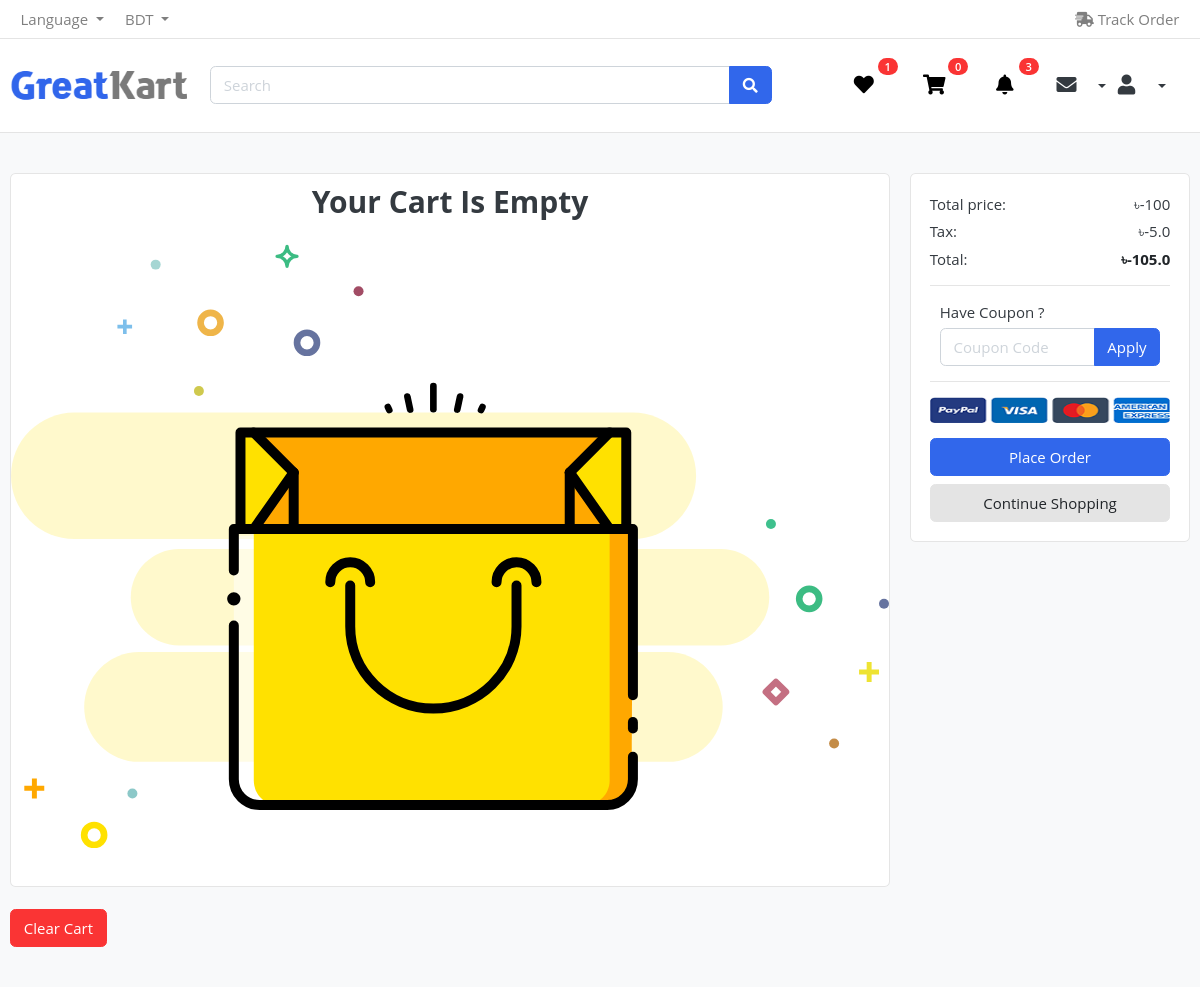
The app's page /cart/view/ (signed in), older data.
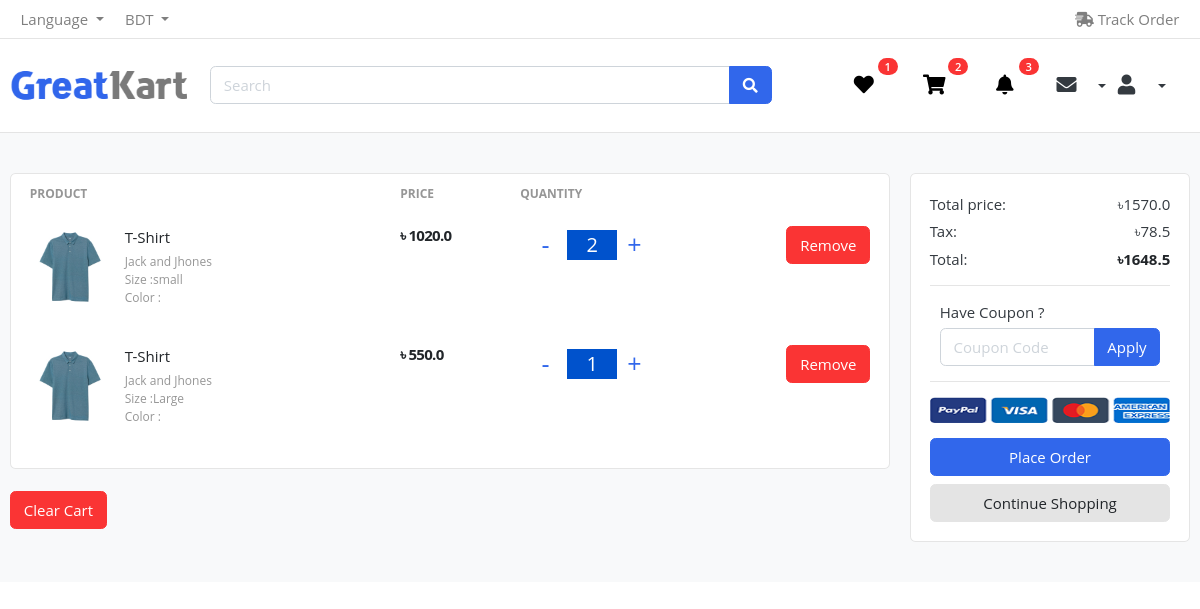
The same page, newer data.
### user_auth/models/user.py (models this page shows, shortened)
class User(AbstractBaseUser, PermissionsMixin):
    ADMIN = 1
    CUSTOMER = 2
    MALE = 1
    FEMALE = 2
    GOOGLE_SIGNUP=1
    GITHUB_SIGNUP=2
    FACEBOOK_SIGNUP=3
    SITE_SIGNUP =4
    ROLE_CHOOSED    =   ((ADMIN, 'admin'),(CUSTOMER, 'customer'),)
    GENDER_CHOOSED  =   ((MALE, 'male'),(FEMALE, 'female'))
    SIGNUP_PLATFORM =   ((GOOGLE_SIGNUP,'Login from Google'),(GITHUB_SIGNUP, 'Login from Github'),(FACEBOOK_SIGNUP,'Login from Facebook'),(SITE_SIGNUP,'Login'),)
    first_name      =   models.CharField(max_length=50, null=True, blank=True)
    last_name       =   models.CharField(max_length=50, null=True, blank=True)
    username        =   models.CharField(max_length=50, unique=True)
    email           =   models.EmailField(max_length=100, unique=True)
    role            =   models.PositiveSmallIntegerField(choices=ROLE_CHOOSED,
                                                                              blank=True, null=True)
    gender_choosed  =   models.PositiveSmallIntegerField(choices=GENDER_CHOOSED,
                                                                              blank=True, null=True)
    sign_up_platform=   models.PositiveSmallIntegerField(choices=SIGNUP_PLATFORM,
                                                                              blank=True, null=True)
    date_joined     =   models.DateTimeField(auto_now_add=True)
    last_login      =   models.DateTimeField(auto_now_add=True)
    created_date    =   models.DateTimeField(auto_now_add=True)
    modify_date     =   models.DateTimeField(auto_now=True)
    is_admin        =   models.BooleanField(default=False)
    is_staff        =   models.BooleanField(default=False)
    is_active       =   models.BooleanField(default=False)
    is_superuser    =   models.BooleanField(default=False)
    USERNAME_FIELD  =   'email'
    objects         =  UserManager()

### cart/models/cart.py (models this page shows, shortened)
class Cart (models.Model):
    user = models.ForeignKey(settings.AUTH_USER_MODEL, on_delete=models.CASCADE, related_name="cart", null=True, blank=True)
    is_paid = models.BooleanField(default=False)
    coupon = models.ForeignKey(Coupon_Code, on_delete=models.SET_NULL, null=True, blank=True)
    def get_cart_total(self):
        cart_items= self.cart_item.all()
        final_total = sum((item.product.product_price + item.product_Size_variant.price) * item.quantity
                   if item.product_Size_variant else item.product.product_price  * item.quantity
                    for item in cart_items)
        print("Final ---------------------------------------------",final_total)
        if self.coupon:
             return final_total - self.coupon.discount
        return final_total
    def get_tax(self):
        total_tax= self.get_cart_total() * float(5/100)
        return total_tax
    def get_fully_total(self):
        final_total = self.get_cart_total()
        tax = self.get_tax()
        total_final = final_total + tax
        return total_final

### products/models/products_model.py (models this page shows, shortened)
class Coupon_Code(models.Model):
    code = models.CharField(max_length=15, unique=True)
    discount = models.IntegerField(default=100)
    minimum_amount = models.IntegerField(default=500)
    is_expired_coupon_code = models.BooleanField(default=False)
    class Meta:
        verbose_name = "Coupon Code"

class Products(models.Model):
    in_stock=1
    out_of_stock=2
    free=1
    not_free=2
    available = ((in_stock,'In Stoke') , (out_of_stock,'Out of Stock'))
    shipping_fee= ((free,'Free') , (not_free,'Not Free'))
    product_name = models.CharField(max_length=50)
    product_image = models.ImageField(upload_to='products')
    product_price = models.FloatField()
    product_old_price = models.FloatField()
    product_discription = models.TextField()
    model = models.CharField(max_length=50, blank=True, null=True)
    product_brand = models.ForeignKey(Product_Brand, on_delete=models.CASCADE, related_name='product_prand')
    product_category = models.ForeignKey(Product_Categories, on_delete=models.CASCADE, related_name='category')
    product_delivery_country = models.ManyToManyField(Product_Delivery_Country,  null=True, blank=True)
    product_size = models.ManyToManyField(Product_Size_variant,  null=True, blank=True)
    product_color = models.ManyToManyField(Product_Color_Variant,  null=True, blank=True)
    available_choose = models.PositiveSmallIntegerField(choices=available,blank=True, null=True)
    shipping_fee = models.PositiveSmallIntegerField(choices=shipping_fee,blank=True, null=True)

### cart/models/cart_item.py (models this page shows, shortened)
class Cart_Item(models.Model):
    cart = models.ForeignKey(Cart, on_delete=models.CASCADE, related_name='cart_item')
    product = models.ForeignKey(Products, on_delete=models.SET_NULL, null=True, blank=True)
    product_Size_variant = models.ForeignKey(Product_Size_variant, on_delete=models.SET_NULL, blank=True, null=True)
    quantity = models.IntegerField(default=1)
    def get_product_price(self):
        price = [self.product.product_price]
        if self.product_Size_variant:
            size_variant_price = self.product_Size_variant.price
            price.append(size_variant_price )
        return sum(price) * self.quantity

### product_categories/models/product_brand.py (models this page shows)
class Product_Brand(models.Model):
    brand_name = models.CharField(max_length=30)
    brand_created = models.DateTimeField(auto_now=True)
    brand_updated = models.DateTimeField(auto_now_add=True)
    def __str__(self) -> str:
        return self.brand_name

### products/models/product_variation/size_variant.py (models this page shows)
class Product_Size_variant(models.Model):
    size_name = models.CharField(max_length=50)
    price = models.FloatField()
    def __str__(self) -> str:
        return self.size_name

### cart/views/cart_view.py (the view, shortened to what this page needs)
# urls.py: path('view/', cart_view, name='cart_view'),
def cart_view(request):
    item_in_carts = Cart_Item.objects.filter(cart__user=request.user, cart__is_paid=False)
    cart_object = Cart.objects.get(user=request.user, is_paid=False)
    cart_item_count = item_in_carts.count()
    context={
        'carts':item_in_carts,
        'cart_object':cart_object,
        'cart_item_count':cart_item_count,
    }
    return render(request, 'cart/cart.html', context=context)

### templates/cart/cart.html (shortened to what this page needs)
{% extends 'base/base.html' %}
{% load static %}
{% block headers %}
{% include 'include/main_include_file.html' %}
{% endblock headers %}
{% block body %}
    <section class="section-content padding-y bg">
    <div class="container">
    <div class="row">
        <aside class="col-lg-9">
    <div class="card">
    <table class="table table-borderless table-shopping-cart">
    <thead class="text-muted">
        {% if cart_item_count > 0 %}
    <tr class="small text-uppercase">
      <th scope="col">Product</th>
      <th scope="col" width="120">Price</th>
      <th scope="col" width="120">Quantity</th>
      <th scope="col" class="text-right" width="200"> </th>
    </tr>
    </thead>
    <tbody>
        {% for cart in carts %}
    <tr>
        <td>
            <figure class="itemside align-items-center">
                <div class="aside"><img src="/media/{{cart.product.product_image}}" class="img-sm"></div>
                <figcaption class="info">
                    <a href="#" class="title text-dark">{{cart.product.product_name}}</a>
                    <p class="text-muted small">{{cart.product.product_brand}} <br> </p>
                    <p class="text-muted small">Size :{{cart.product_Size_variant}} <br> </p>
                    <p class="text-muted small">Color :  <br> </p>
                </figcaption>
            </figure>
        </td>
        <td>
            <div class="price-wrap">
                <var class="price">&#2547; {{cart.get_product_price}}</var>
            </div>
        </td>
        <td>
            <div class="counter">
                            <span class="down" onClick='decreaseCount(event, this)'> <a class="mr-2" href="{% url 'decrease_item' pk=cart.product.pk%}">-</a></span>
                            <input type="" value="{{ cart.quantity }}" readonly>
                            <span class="up" onClick='increaseCount(event, this)'> <a   class="mr-2" href="{% url 'increase_item' pk=cart.product.pk %}">+</a></span>
                          </div>
        </td>
        <td class="text-right">
         <a href="{% url 'remove_from_cart' cart.product.pk %}" class="btn btn-danger"> Remove</a>
        </td>
    </tr>
    {% endfor %}
    {% else %}
    <div class="empty-cart">
        <div class="container">
            <div class="row" id="appSummary">
              <div class="col text-center">
                <h2>Your Cart Is Empty</h2>
              </div>
            </div>
          </div>
      </div>
    {% endif %}
    </tbody>
    </table>
    </div>
    <br>
    <p align="">
        <a href="{% url 'clear_cart' %}" class="btn btn-danger"> Clear Cart</a>
    </p>
        </aside>
        <aside class="col-lg-3">
            <div class="card">
            <div class="card-body">
                <dl class="dlist-align">
                  <dt>Total price:</dt>
                  <dd class="text-right">&#2547;{{cart_object.get_cart_total}} </dd>
                </dl>
                <dl class="dlist-align">
                  <dt>Tax:</dt>
                  <dd class="text-right">&#2547;{{cart_object.get_tax}} </dd>
                </dl>
                <dl class="dlist-align">
                  <dt>Total:</dt>
                  <dd class="text-right text-dark b"><strong>&#2547;{{cart_object.get_fully_total}}</strong></dd>
                </dl>
                <hr>
                    <div class="col-lg  col-md-6 col-sm-12 col">
                        <form method="POST" class="search">
                            <label> Have Coupon ? </label>
                            <div class="input-group w-100">
                                <input type="text" name="coupon_code" class="form-control" style="width:60%;" placeholder="Coupon Code">
                                <div class="input-group-append">
                                <button class="btn btn-primary" type="submit">
                                    Apply
                                </button>
                                </div>
                            </div>
                        </form>
                    </div>
                <hr>
                    <p class="text-center mb-3">
                        <img  height="26" src="{% static 'images/misc/payments.png' %}" >
                    </p>
                <a href="{% url 'initial_order' %}" class="btn btn-primary btn-block"> Place Order </a>
                <a href="{% url 'index' %}" class="btn btn-light btn-block">Continue Shopping</a>
            </div>
            </div>
    </aside>
    </div>
    </div>
    </section>
    </body>
{% endblock body %}

### templates/base/base.html (shortened to what this page needs)
{% load static %}
<!DOCTYPE HTML>
<html lang="en">
<head>
<link href="{% static 'css/ui.css' %}" rel="stylesheet"  type="text/css"/>
<link href="{% static 'css/track_order_css.css' %}" rel="stylesheet"  type="text/css"/>
<link href="{% static 'css/dashboard_card.css' %}" rel="stylesheet"  type="text/css"/>
<link href="{% static 'css/custom.css' %}" rel="stylesheet"  type="text/css"/>
<link href="{% static 'css/responsive.css' %}" rel="stylesheet" media="only screen and (max-width: 1200px)" />
<link href="{% static 'css/select_payment_method.css' %}" rel="stylesheet"  type="text/css"/>
<link rel="stylesheet" href="https://cdnjs.cloudflare.com/ajax/libs/font-awesome/4.7.0/css/font-awesome.min.css">
<link href="{% static 'css/bootstrap.css' %}" rel="stylesheet" type="text/css"/>
<link href="{% static 'fonts/fontawesome/css/all.min.css' %}" type="text/css" rel="stylesheet">
</head>
{% block headers %}
{% endblock headers %}
<body>
    {% block body %}
    {% endblock body %}
</body>
</html>

### templates/include/main_include_file.html
{% load static %}
{% block header %}
{% include 'include/top_header.html' %}
{% if user.is_authenticated %}
{% include 'include/user_loged_header.html' %}
{% else %}
{% include 'include/second_top_header.html' %}
{% endif %}
{% endblock header %}

### templates/include/top_header.html (shortened to what this page needs)
{% load static %}
<header class="section-header">
    <nav class="navbar p-md-0 navbar-expand-sm navbar-light border-bottom">
        <div class="container">
          <div class="collapse navbar-collapse" id="navbarTop4">
            <ul class="navbar-nav mr-auto">
                <li class="nav-item dropdown">
                     <a href="#" class="nav-link dropdown-toggle" data-toggle="dropdown">   Language </a>
                </li>
                <li class="nav-item dropdown">
                    <a href="#" class="nav-link dropdown-toggle" data-toggle="dropdown"> BDT </a>
                </li>
            </ul>
            <ul class="navbar-nav">
                <li><a href="{% url 'track_orders' %}" class="nav-link"> <i class="fas fa-shipping-fast"></i> Track Order </a></li>
            </ul>
          </div>
        </div>
        </nav>
    </header>

### templates/include/user_loged_header.html (shortened to what this page needs)
{% load static %}
{% load cart_tag %}
<section class="header-main border-bottom">
    <div class="container">
        <div class="row align-items-center">
            <div class="col-lg-2 col-md-3 col-6">
                <a href="{% url 'index' %}" class="brand-wrap">
                    <img class="logo" src="{% static 'images/logo.png' %}">
                </a>
            </div>
            <div class="col-lg-7 col-md-6 col-6">
                <form action="#" class="search">
                    <div class="input-group">
                        <input type="text" class="form-control" style="max-width: 520px;" placeholder="Search">
                        <div class="input-group-append">
                            <button class="btn btn-primary" type="submit"><i class="fa fa-search"></i></button>
                        </div>
                    </div>
                </form>
            </div>
            <div class="col-lg-3 col-md-3 col-6">
                <div class="d-flex justify-content-end align-items-center">
                    <a href="{% url 'view_wish_list' %}" class="widget-header pl-3 ml-2">
                        <div class="icon icon-sm"><i class="fa fa-heart" style="color: black;"></i>
						</div>
                        <span class="badge badge-pill badge-danger notify">{{ request.user|wish_list_total }}</span>
                    </a>
                    <a href="{% url 'cart_view' %}" class="widget-header pl-3 ml-2">
                        <div class="icon icon-sm"><i class="fa fa-shopping-cart" style="color: black;"></i></div>
                        <span class="badge badge-pill badge-danger notify">{{ request.user|cart_total }}</span>
                    </a>
					<div class="dropdown">
						<a href="" class="widget-header pl-3 ml-2" class="btn btn-transparent dropdown-toggle" type="button" id="userDropdown" data-toggle="dropdown" aria-haspopup="true" aria-expanded="false">
							<div class="icon icon-sm"><i class="fa fa-bell" style="color: black;"></i></div>
							<span class="badge badge-pill badge-danger notify">{{all_notification|length}}</span>
						</a>
					</div>
                    <div class="dropdown">
                        <button class="btn btn-transparent dropdown-toggle" type="button" id="messageDropdown" data-toggle="dropdown" aria-haspopup="true" aria-expanded="false">
                            <div class="icon icon-sm"><i class="fa fa-envelope"></i></div>
                        </button>
                    </div>
					<div class="col-lg-3 col-md-3 col-6">
						<div class="d-flex justify-content-end align-items-center">
							<div class="dropdown">
								<button class="btn btn-transparent dropdown-toggle" type="button" id="userDropdown" data-toggle="dropdown" aria-haspopup="true" aria-expanded="false">
									<div class="icon icon-sm"><i class="fa fa-user"></i></div>
								</button>
							</div>
						</div>
					</div>
                </div>
            </div>
        </div>
    </div>
</section>
</body>

Row changes from the older to the newer data that the page shows:
changed User: user|cart_total "0" → "2"
added Cart_Item: product.product_image (picture), product.product_name "T-Shirt", product.product_brand "Jack and Jhones", product_Size_variant "small", get_product_price "1020.0", quantity "2"
added Cart_Item: product.product_image (picture), product.product_name "T-Shirt", product.product_brand "Jack and Jhones", product_Size_variant "Large", get_product_price "550.0", quantity "1"
changed Cart: get_cart_total "-100" → "1570.0"; get_tax "-5.0" → "78.5"; get_fully_total "-105.0" → "1648.5"
Text that changed along with them:
text no longer shown: "Your Cart Is Empty"
text now shown: "PRODUCT PRICE QUANTITY"
